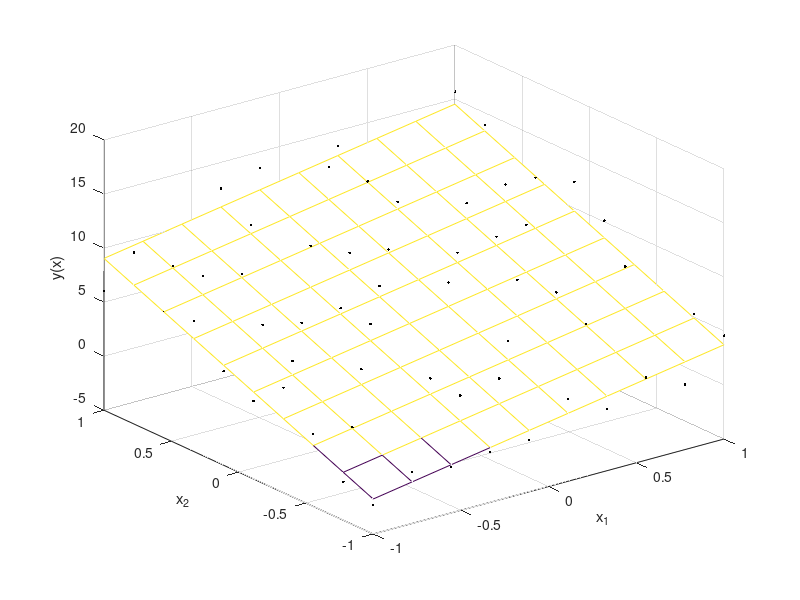

MATLAB code to generate this figure:
% MATLAB program for exercise 3 in course 02457
% This program is for part 1 out of 3 
%
% "main3a" illustrates the use of a linear model and discriminant
% in a single layer network.
% 
% The parameters that should be changed are
%   w_t        : the true weight-vector used to generate training-set
%   noiselevel : the Variance of Gaussian noise on training-set
%   N          : Number of points in training set (= n^2)
% 
% The number of dimensions can be changed (by changing length of w_t),
% but the result is only plotted for w_t=[w0 w1 w2]'

%   (c) Karam Sidaros, September 1999.
%  Uses 
%

%%%%%%%%%%%%%%%%%%%%%%%%% Part 1 %%%%%%%%%%%%%%%%%%%%%%%%%%%
%%%%%%%%%%%%%%%%%%%%%  Linear Models %%%%%%%%%%%%%%%%%%%%%%%
%%%%%%%%%%%%%%%%%%%%%%%%%%%%%%%%%%%%%%%%%%%%%%%%%%%%%%%%%%%%
warning off

%%%%%%%%%%%%%%%%%%%%%%% Parameters %%%%%%%%%%%%%%%%%%%%%%%%%%%%%
w_t = [7 3 5]';	   % True weights

noiselevel = 2;    % Standard deviation of Gaussian noise on data
  
N = 100;           % Number of points in training set


d = length(w_t)-1;  % Number of dimensions
n=round(N^(1/d));  % Number of points in each dimension
N = n^d;

w_t
noiselevel
N
  
%%%%%%%%%%%%%%%%%%%%%%%%%%%%%%%%%%%%%%%%%%%%%%%%%%%%%%%%%

x0 = -1:2/(n-1):1;
x0 = x0';

X = ones(N,1);     % X matrix on a d-dimensional meshgrid
X(:,2) = repmat(x0,n^(d-1),1);
for a = 3:d+1;
  v = repmat(X(1:n^(a-2),a-1),1,n)';
  v = v(:);
  X(:,a) = repmat(v,n^(d-a+1),1);
end

T = (X*w_t);
noise = randn(N,1) * noiselevel;
T = T + noise;

w = pinv(X)*T;
%w = inv(X'*X)*X'*T

Y = X*w;
err = mean((Y-T).^2);
%%%%%%%%%%%%%%%%%%%%%% Results %%%%%%%%%%%%%%%%%%%
disp('The calculated weight-vector is ');
w
disp('The training error is');
err

%%%%%%%%%%%%%%%%%%% Plotting 3D %%%%%%%%%%%%%%%%%%%
if d == 2
  figure(1)
  X1 = reshape(X(:,2),n,n);
  X2 = reshape(X(:,3),n,n);
  Y_ = reshape(Y,n,n);
  T_ = reshape(T,n,n);
  
  clf
  mesh(X1,X2,Y_);
  caxis([ 0 0.001]);
  hold on
  plot3(X1,X2,T_,'k.')
  xlabel('x_1');
  ylabel('x_2');
  zlabel('y(x)');
end
